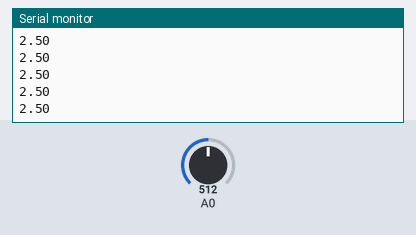
Simulated run of this sketch. Board: Arduino Uno, built with avr-gcc and run on an emulated ATmega328P. Shown: the last lines printed to the serial monitor. The inputs (shaded band) are chosen by the test bench; at power-on: A0 = 512.

Above: at 1.2 s.
1.3 s: A0 set to 716
At 2.4 s:
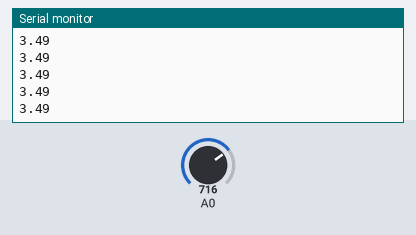
2.8 s: A0 set to 900
At 3.8 s:
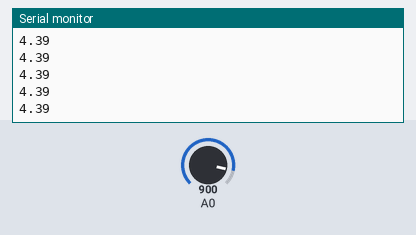
Timing chart, 0 to 5.8 s (numbered marks = the images above; inputs shaded):
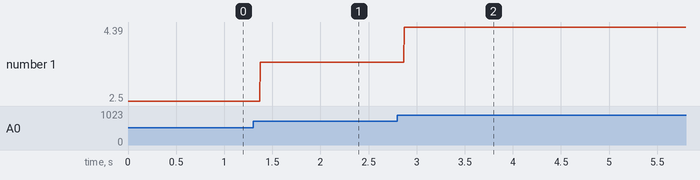

Measured:
- after the input at 1.3 s, the serial monitor: prints a new line after 0.07 s (image 1)
- after the input at 2.8 s, the serial monitor: prints a new line after 0.07 s (image 2)
- plotted number 1: 2.5 → 3.49 after the input at 1.3 s, 3.49 → 4.39 after the input at 2.8 s

The sketch:

analogRead_01.ino
```cpp
void setup() {
  Serial.begin(9600);
}

void loop() {
  // Luetaan analog 0-portin jännite:
  int sensorValue = analogRead(A0);
  // Muutetaan portin antaman arvoalue (0-1023) jännitteeksi 0.0-5.0 V:
  float voltage = map(sensorValue, 0, 1023, 0, 500)/100.00;
  // Tulostetaan arvo sarjamonitoriin:
  Serial.println(voltage);
}
```
